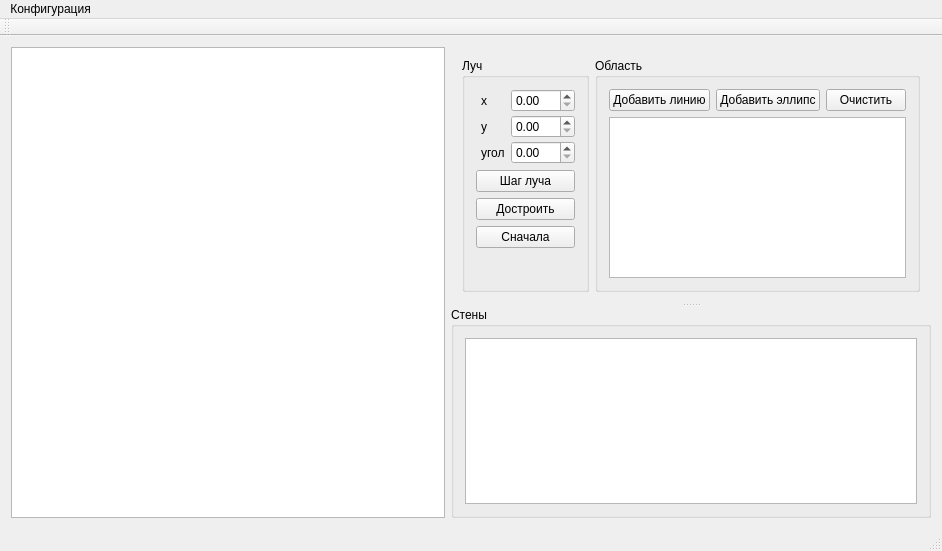
<?xml version="1.0" encoding="UTF-8"?>
<ui version="4.0">
 <class>MainWindow</class>
 <widget class="QMainWindow" name="MainWindow">
  <property name="geometry">
   <rect>
    <x>0</x>
    <y>0</y>
    <width>942</width>
    <height>551</height>
   </rect>
  </property>
  <property name="windowTitle">
   <string>MainWindow</string>
  </property>
  <widget class="QWidget" name="centralWidget">
   <layout class="QHBoxLayout" name="horizontalLayout_6">
    <item>
     <widget class="QGraphicsView" name="graphicsView"/>
    </item>
    <item>
     <widget class="QSplitter" name="splitter">
      <property name="orientation">
       <enum>Qt::Vertical</enum>
      </property>
      <widget class="QWidget" name="layoutWidget">
       <layout class="QHBoxLayout" name="horizontalLayout_5">
        <item>
         <widget class="QGroupBox" name="groupBox">
          <property name="title">
           <string>Луч</string>
          </property>
          <layout class="QVBoxLayout" name="verticalLayout">
           <item>
            <layout class="QGridLayout" name="gridLayout">
             <property name="leftMargin">
              <number>5</number>
             </property>
             <property name="horizontalSpacing">
              <number>0</number>
             </property>
             <property name="verticalSpacing">
              <number>3</number>
             </property>
             <item row="0" column="0">
              <layout class="QHBoxLayout" name="horizontalLayout">
               <item>
                <widget class="QLabel" name="label">
                 <property name="text">
                  <string>x</string>
                 </property>
                 <property name="alignment">
                  <set>Qt::AlignLeading|Qt::AlignLeft|Qt::AlignVCenter</set>
                 </property>
                </widget>
               </item>
               <item>
                <widget class="QDoubleSpinBox" name="doubleSpinBoxRayX">
                 <property name="sizePolicy">
                  <sizepolicy hsizetype="Minimum" vsizetype="Fixed">
                   <horstretch>0</horstretch>
                   <verstretch>0</verstretch>
                  </sizepolicy>
                 </property>
                 <property name="maximum">
                  <double>500.000000000000000</double>
                 </property>
                </widget>
               </item>
              </layout>
             </item>
             <item row="1" column="0">
              <layout class="QHBoxLayout" name="horizontalLayout_2">
               <item>
                <widget class="QLabel" name="label_2">
                 <property name="text">
                  <string>y</string>
                 </property>
                </widget>
               </item>
               <item>
                <widget class="QDoubleSpinBox" name="doubleSpinBoxRayY">
                 <property name="maximum">
                  <double>500.000000000000000</double>
                 </property>
                </widget>
               </item>
              </layout>
             </item>
             <item row="2" column="0">
              <layout class="QHBoxLayout" name="horizontalLayout_3">
               <item>
                <widget class="QLabel" name="label_3">
                 <property name="text">
                  <string>угол</string>
                 </property>
                </widget>
               </item>
               <item>
                <widget class="QDoubleSpinBox" name="doubleSpinBoxRayAngle">
                 <property name="maximum">
                  <double>360.000000000000000</double>
                 </property>
                </widget>
               </item>
              </layout>
             </item>
            </layout>
           </item>
           <item>
            <widget class="QPushButton" name="pushButtonStep">
             <property name="text">
              <string>Шаг луча</string>
             </property>
            </widget>
           </item>
           <item>
            <widget class="QPushButton" name="pushButtonBuild">
             <property name="text">
              <string>Достроить</string>
             </property>
            </widget>
           </item>
           <item>
            <widget class="QPushButton" name="pushButtonRe">
             <property name="text">
              <string>Сначала</string>
             </property>
            </widget>
           </item>
           <item>
            <spacer name="verticalSpacer">
             <property name="orientation">
              <enum>Qt::Vertical</enum>
             </property>
             <property name="sizeHint" stdset="0">
              <size>
               <width>13</width>
               <height>13</height>
              </size>
             </property>
            </spacer>
           </item>
          </layout>
         </widget>
        </item>
        <item>
         <widget class="QGroupBox" name="groupBox_2">
          <property name="title">
           <string>Область</string>
          </property>
          <layout class="QVBoxLayout" name="verticalLayout_2">
           <item>
            <layout class="QHBoxLayout" name="horizontalLayout_4">
             <item>
              <widget class="QPushButton" name="pushButtonAddLine">
               <property name="text">
                <string>Добавить линию</string>
               </property>
              </widget>
             </item>
             <item>
              <widget class="QPushButton" name="pushButtonAddEllipse">
               <property name="text">
                <string>Добавить эллипс</string>
               </property>
              </widget>
             </item>
             <item>
              <widget class="QPushButton" name="pushButtonClear">
               <property name="text">
                <string>Очистить</string>
               </property>
              </widget>
             </item>
            </layout>
           </item>
           <item>
            <widget class="QTreeView" name="treeViewArea">
             <property name="sizePolicy">
              <sizepolicy hsizetype="Expanding" vsizetype="Expanding">
               <horstretch>0</horstretch>
               <verstretch>0</verstretch>
              </sizepolicy>
             </property>
             <property name="minimumSize">
              <size>
               <width>0</width>
               <height>0</height>
              </size>
             </property>
             <property name="wordWrap">
              <bool>true</bool>
             </property>
             <property name="headerHidden">
              <bool>false</bool>
             </property>
            </widget>
           </item>
          </layout>
         </widget>
        </item>
       </layout>
      </widget>
      <widget class="QGroupBox" name="groupBox_3">
       <property name="title">
        <string>Стены</string>
       </property>
       <layout class="QVBoxLayout" name="verticalLayout_3">
        <item>
         <widget class="QTreeView" name="treeViewWalls">
          <property name="minimumSize">
           <size>
            <width>270</width>
            <height>0</height>
           </size>
          </property>
          <property name="wordWrap">
           <bool>true</bool>
          </property>
          <property name="headerHidden">
           <bool>false</bool>
          </property>
         </widget>
        </item>
       </layout>
      </widget>
     </widget>
    </item>
   </layout>
  </widget>
  <widget class="QMenuBar" name="menuBar">
   <property name="geometry">
    <rect>
     <x>0</x>
     <y>0</y>
     <width>942</width>
     <height>21</height>
    </rect>
   </property>
   <widget class="QMenu" name="menuConfiguration">
    <property name="title">
     <string>Конфигурация</string>
    </property>
    <addaction name="actionSave"/>
   </widget>
   <addaction name="menuConfiguration"/>
  </widget>
  <widget class="QToolBar" name="mainToolBar">
   <attribute name="toolBarArea">
    <enum>TopToolBarArea</enum>
   </attribute>
   <attribute name="toolBarBreak">
    <bool>false</bool>
   </attribute>
  </widget>
  <widget class="QStatusBar" name="statusBar"/>
  <action name="actionSave">
   <property name="text">
    <string>Сохранить</string>
   </property>
  </action>
  <action name="actionLoad">
   <property name="text">
    <string>Загрузить</string>
   </property>
  </action>
 </widget>
 <layoutdefault spacing="6" margin="11"/>
 <resources/>
 <connections/>
</ui>
